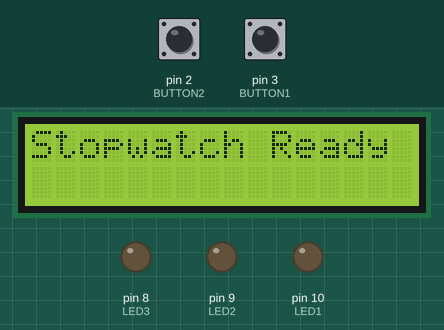
Bench run of a sketch on a simulated Arduino Uno, built with avr-gcc and run on an emulated ATmega328P. Parts: 16×2 character LCD, output pins drawn as LEDs (lit = HIGH). Inputs (shaded band) come from the test bench; at power-on: pin 3 (BUTTON1) LOW, pin 2 (BUTTON2) LOW.

Above: at 1.2 s.
1.3 s: pin 3 (BUTTON1) pulled HIGH for 0.15 s
At 1.6 s:
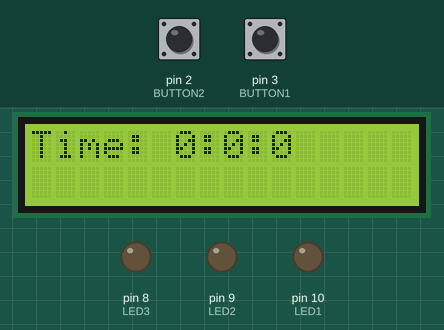
2.0 s: pin 2 (BUTTON2) pulled HIGH for 0.15 s
At 2.2 s:
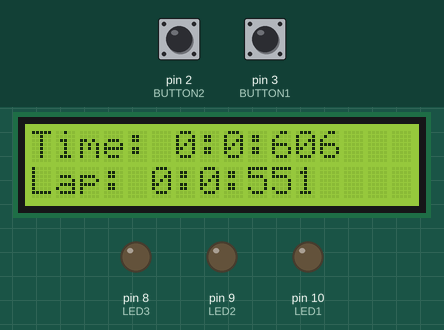
2.7 s: pin 3 (BUTTON1) pulled HIGH for 1 s
At 5.1 s:
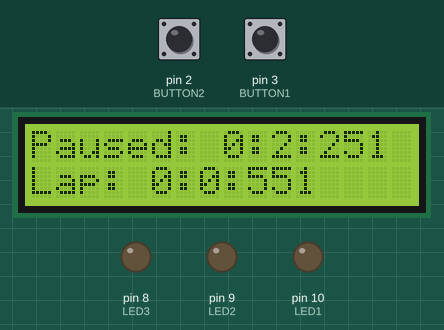
Timing chart, 0 to 6.6 s (numbered marks = the images above; inputs shaded):
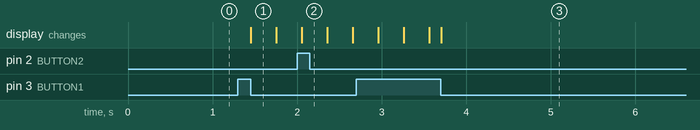

Measured:
- after the input at 1.3 s, the display: changes after 0.15 s (image 1)
- after the input at 2.0 s, the display: changes after 0.06 s (image 2)
- after the input at 2.7 s, the display: first differs from a run without the input after 1.0 s (image 3)

The sketch:

stopwatch.ino
```cpp
#include <LiquidCrystal.h>

// Define pins for button and LEDs
#define BUTTON2 2
#define BUTTON1 3
#define LED1 10
#define LED2 9
#define LED3 8

// Define LCD pins
const int RS = 11, EN = 12, D4 = 4, D5 = 5, D6 = 6, D7 = 7;
LiquidCrystal lcd(RS, EN, D4, D5, D6, D7);  // Initialize the LCD

// State flags and timing variables
bool counting = false;
bool onPause = false;
bool btn1flag = false;
bool btn2flag = false;

unsigned long startTime = 0;
unsigned long elapsedTime = 0;
unsigned long lapTime = 0;
unsigned long totalTime = 0;

unsigned long minutes, seconds, milliseconds;

// Constants
const unsigned long longPressDuration = 2000;  // 2 seconds for a long press

void setup() {
  lcd.begin(16, 2);  // Set up the LCD's number of columns and rows
  lcd.clear();

  pinMode(LED1, OUTPUT);
  pinMode(LED2, OUTPUT);
  pinMode(LED3, OUTPUT);
  pinMode(BUTTON1, INPUT);  // Set BUTTON1 and BUTTON2 as INPUT
  pinMode(BUTTON2, INPUT);

  lcd.setCursor(0, 0);
  lcd.print("Stopwatch Ready");
}

void loop() {
  unsigned long currentMillis = millis();  // Get the current time

  int btn1State = digitalRead(BUTTON1);  // Read button state for BUTTON1
  int btn2State = digitalRead(BUTTON2);  // Read button state for BUTTON2

  // Handle BUTTON1 (Start/Pause/Resume)
  if (btn1State && !btn1flag) {
    btn1flag = true;
  }

  if (!btn1State && btn1flag) {
    btn1flag = false;

    if (!counting && !onPause) {  // Start
      startTime = currentMillis;  // Start counting
      counting = true;
      lcd.clear();  // Clear the display to start fresh
    }
    else if (counting && !onPause) {  // Pause
      elapsedTime += (currentMillis - startTime);  // Add elapsed time
      counting = false;
      onPause = true;
    }
    else if (onPause) {  // Resume
      startTime = currentMillis;  // Set start time again
      counting = true;
      onPause = false;
    }
  }

  // Handle BUTTON2 for lap time (only if the stopwatch is running)
  if (btn2State && !btn2flag) {
    btn2flag = true;
    if (counting) {  // Only record lap time when counting
      lapTime = (currentMillis - startTime) + elapsedTime;  // Capture lap time
      displayLapTime(lapTime);  // Display the lap time immediately
    }
  }

  if (!btn2State && btn2flag) {
    btn2flag = false;
  }

  // Update the display if counting
  if (counting) {
    totalTime = (currentMillis - startTime) + elapsedTime;  // Total time
    updateDisplay(totalTime);
  }

  // Display paused time on the first row
  if (onPause) {
    displayPausedTime(elapsedTime);  // Show paused time when not counting
  }
}

// Function to update the LCD display while counting
void updateDisplay(unsigned long totalTime) {
  milliseconds = totalTime % 1000;
  seconds = (totalTime / 1000) % 60;
  minutes = totalTime / 60000;

  lcd.setCursor(0, 0);  // First row
  lcd.print("Time: ");
  lcd.print(minutes);
  lcd.print(":");
  lcd.print(seconds);
  lcd.print(":");
  lcd.print(milliseconds);
}

// Function to display paused time on the first row
void displayPausedTime(unsigned long pauseTime) {
  unsigned long pauseMilliseconds = pauseTime % 1000;
  unsigned long pauseSeconds = (pauseTime / 1000) % 60;
  unsigned long pauseMinutes = pauseTime / 60000;

  lcd.setCursor(0, 0);  // Set cursor to the first row
  lcd.print("Paused: ");
  lcd.print(pauseMinutes);
  lcd.print(":");
  lcd.print(pauseSeconds);
  lcd.print(":");
  lcd.print(pauseMilliseconds);
}

// Function to display lap time on the second row
void displayLapTime(unsigned long lapTime) {
  unsigned long lapMilliseconds = lapTime % 1000;
  unsigned long lapSeconds = (lapTime / 1000) % 60;
  unsigned long lapMinutes = lapTime / 60000;

  lcd.setCursor(0, 1);  // Set cursor to the second row
  lcd.print("Lap: ");
  lcd.print(lapMinutes);
  lcd.print(":");
  lcd.print(lapSeconds);
  lcd.print(":");
  lcd.print(lapMilliseconds);
}

// Function to reset the stopwatch (not triggered in this code)
void resetStopwatch() {
  startTime = 0;
  elapsedTime = 0;
  lapTime = 0;
  counting = false;
  onPause = false;

  lcd.clear();  // Clear the display
  lcd.setCursor(0, 0);
  lcd.print("Timer Reset");
  delay(1000);
  lcd.clear();  // Clear LCD after reset message
}
```
